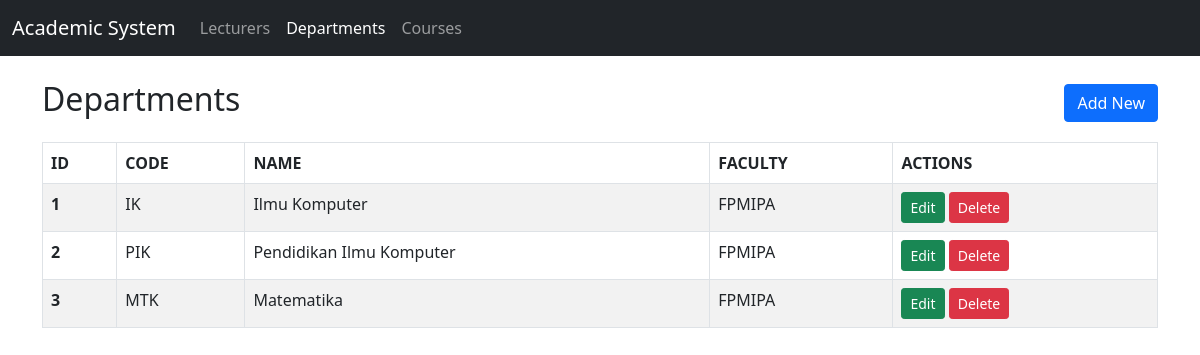
The page /Project/index.php?controller=department&action=index on the database its author committed.
### tables this page shows
CREATE TABLE IF NOT EXISTS departments (
    id INT AUTO_INCREMENT PRIMARY KEY,
    name VARCHAR(100) NOT NULL,
    code VARCHAR(20) NOT NULL UNIQUE,
    faculty VARCHAR(100) NOT NULL
);

### Project/controllers/DepartmentController.php (called while the page is built, shortened)
<?php
require_once __DIR__ . '/../models/Department.php';
class DepartmentController {
    private $departmentModel;
    public function __construct() {
        $this->departmentModel = new Department();
    }
    public function index() {
        $departments = $this->departmentModel->getAll();
        require __DIR__ . '/../views/departments/index.php';
    }
}
?>

### Project/config/Database.php (called while the page is built, shortened)
<?php
class Database {
    private $host = "localhost";
    private $username = "root";
    private $password = "";
    private $dbname = "tp_mvc25";
    public function __construct() {
        try {
            $this->conn = new PDO("mysql:host={$this->host};dbname={$this->dbname};charset=utf8mb4", $this->username, $this->password);
        } catch (PDOException $e) {
            die("Koneksi database gagal: " . $e->getMessage());
        }
    }
}
?>

### Project/models/Department.php (called while the page is built, shortened)
<?php
require_once __DIR__ . '/../config/Database.php';
class Department {
    private $db;
    public function __construct() {
        $this->db = (new Database())->conn;
    }
    public function getAll() {
        $stmt = $this->db->prepare("SELECT * FROM departments ORDER BY id ASC");
        $stmt->execute();
        return $stmt->fetchAll();
    }
}
?>

### Project/views/departments/index.php (the view)
<?php
require __DIR__ . '/../layout/header.php';
?>
<div class="container my-4">
  <div class="d-flex justify-content-between align-items-center mb-3">
    <h2>Departments</h2>
    <a class="btn btn-primary" href="index.php?controller=department&action=create">Add New</a>
  </div>
  <table class="table table-bordered table-striped">
    <thead>
      <tr>
        <th>ID</th>
        <th>CODE</th>
        <th>NAME</th>
        <th>FACULTY</th>
        <th>ACTIONS</th>
      </tr>
    </thead>
    <tbody>
      <?php foreach ($departments as $row): ?>
      <tr>
        <th><?= (int)$row['id'] ?></th>
        <td><?= htmlspecialchars($row['code'], ENT_QUOTES, 'UTF-8') ?></td>
        <td><?= htmlspecialchars($row['name'], ENT_QUOTES, 'UTF-8') ?></td>
        <td><?= htmlspecialchars($row['faculty'], ENT_QUOTES, 'UTF-8') ?></td>
        <td>
          <a class="btn btn-success btn-sm" href="index.php?controller=department&action=edit&id=<?= (int)$row['id'] ?>">Edit</a>
          <a class="btn btn-danger btn-sm" href="index.php?controller=department&action=delete&id=<?= (int)$row['id'] ?>" onclick="return confirm('Hapus data departemen ini?')">Delete</a>
        </td>
      </tr>
      <?php endforeach; ?>
    </tbody>
  </table>
</div>
<?php
require __DIR__ . '/../layout/footer.php';
?>

### rows shown on the page
departments: id "1", code "IK", name "Ilmu Komputer", faculty "FPMIPA"
departments: id "2", code "PIK", name "Pendidikan Ilmu Komputer", faculty "FPMIPA"
departments: id "3", code "MTK", name "Matematika", faculty "FPMIPA"
